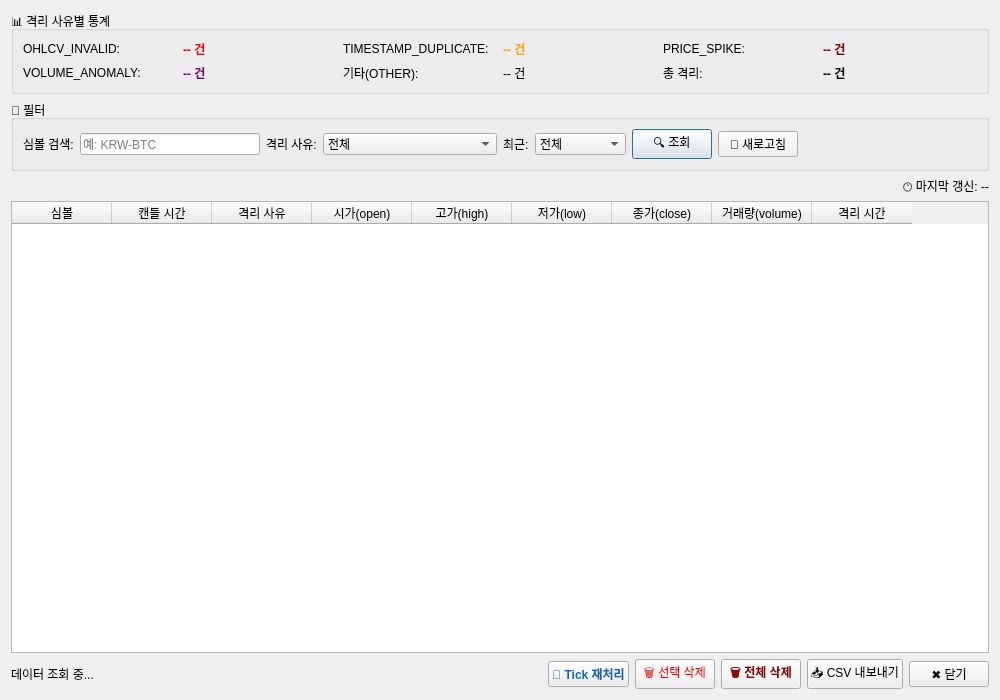
<?xml version="1.0" encoding="UTF-8"?>
<ui version="4.0">
 <class>IsolatedDetailDialog</class>
 <widget class="QDialog" name="IsolatedDetailDialog">
  <property name="geometry">
   <rect>
    <x>0</x>
    <y>0</y>
    <width>1000</width>
    <height>700</height>
   </rect>
  </property>
  <property name="windowTitle">
   <string>🔴 격리 데이터 상세 분석</string>
  </property>
  <layout class="QVBoxLayout" name="vLayout_main">

   <!-- 상단 통계 패널 -->
   <item>
    <widget class="QGroupBox" name="groupBox_reason_stats">
     <property name="title">
      <string>📊 격리 사유별 통계</string>
     </property>
     <layout class="QGridLayout" name="gridLayout_reason_stats">
      <item row="0" column="0">
       <widget class="QLabel">
        <property name="text">
         <string>OHLCV_INVALID:</string>
        </property>
       </widget>
      </item>
      <item row="0" column="1">
       <widget class="QLabel" name="label_reason_ohlcv">
        <property name="text">
         <string>-- 건</string>
        </property>
        <property name="styleSheet">
         <string notr="true">color: red; font-weight: bold;</string>
        </property>
       </widget>
      </item>
      <item row="0" column="2">
       <widget class="QLabel">
        <property name="text">
         <string>TIMESTAMP_DUPLICATE:</string>
        </property>
       </widget>
      </item>
      <item row="0" column="3">
       <widget class="QLabel" name="label_reason_ts_dup">
        <property name="text">
         <string>-- 건</string>
        </property>
        <property name="styleSheet">
         <string notr="true">color: orange; font-weight: bold;</string>
        </property>
       </widget>
      </item>
      <item row="0" column="4">
       <widget class="QLabel">
        <property name="text">
         <string>PRICE_SPIKE:</string>
        </property>
       </widget>
      </item>
      <item row="0" column="5">
       <widget class="QLabel" name="label_reason_price_spike">
        <property name="text">
         <string>-- 건</string>
        </property>
        <property name="styleSheet">
         <string notr="true">color: darkred; font-weight: bold;</string>
        </property>
       </widget>
      </item>
      <item row="1" column="0">
       <widget class="QLabel">
        <property name="text">
         <string>VOLUME_ANOMALY:</string>
        </property>
       </widget>
      </item>
      <item row="1" column="1">
       <widget class="QLabel" name="label_reason_volume">
        <property name="text">
         <string>-- 건</string>
        </property>
        <property name="styleSheet">
         <string notr="true">color: purple; font-weight: bold;</string>
        </property>
       </widget>
      </item>
      <item row="1" column="2">
       <widget class="QLabel">
        <property name="text">
         <string>기타(OTHER):</string>
        </property>
       </widget>
      </item>
      <item row="1" column="3">
       <widget class="QLabel" name="label_reason_other">
        <property name="text">
         <string>-- 건</string>
        </property>
       </widget>
      </item>
      <item row="1" column="4">
       <widget class="QLabel">
        <property name="text">
         <string>총 격리:</string>
        </property>
       </widget>
      </item>
      <item row="1" column="5">
       <widget class="QLabel" name="label_reason_total">
        <property name="text">
         <string>-- 건</string>
        </property>
        <property name="styleSheet">
         <string notr="true">font-weight: bold;</string>
        </property>
       </widget>
      </item>
     </layout>
    </widget>
   </item>

   <!-- 중단 필터 영역 -->
   <item>
    <widget class="QGroupBox" name="groupBox_filter">
     <property name="title">
      <string>🔎 필터</string>
     </property>
     <layout class="QHBoxLayout" name="hLayout_filter">
      <item>
       <widget class="QLabel">
        <property name="text">
         <string>심볼 검색:</string>
        </property>
       </widget>
      </item>
      <item>
       <widget class="QLineEdit" name="lineEdit_symbol_filter">
        <property name="placeholderText">
         <string>예: KRW-BTC</string>
        </property>
        <property name="maximumWidth">
         <number>200</number>
        </property>
       </widget>
      </item>
      <item>
       <widget class="QLabel">
        <property name="text">
         <string>격리 사유:</string>
        </property>
       </widget>
      </item>
      <item>
       <widget class="QComboBox" name="combo_reason_filter">
        <item>
         <property name="text">
          <string>전체</string>
         </property>
        </item>
        <item>
         <property name="text">
          <string>OHLCV_INVALID</string>
         </property>
        </item>
        <item>
         <property name="text">
          <string>TIMESTAMP_DUPLICATE</string>
         </property>
        </item>
        <item>
         <property name="text">
          <string>PRICE_SPIKE</string>
         </property>
        </item>
        <item>
         <property name="text">
          <string>VOLUME_ANOMALY</string>
         </property>
        </item>
        <item>
         <property name="text">
          <string>OTHER</string>
         </property>
        </item>
       </widget>
      </item>
      <item>
       <widget class="QLabel">
        <property name="text">
         <string>최근:</string>
        </property>
       </widget>
      </item>
      <item>
       <widget class="QComboBox" name="combo_period_filter">
        <item>
         <property name="text">
          <string>전체</string>
         </property>
        </item>
        <item>
         <property name="text">
          <string>최근 1시간</string>
         </property>
        </item>
        <item>
         <property name="text">
          <string>최근 24시간</string>
         </property>
        </item>
        <item>
         <property name="text">
          <string>최근 7일</string>
         </property>
        </item>
       </widget>
      </item>
      <item>
       <widget class="QPushButton" name="btn_filter_apply">
        <property name="text">
         <string>🔍 조회</string>
        </property>
       </widget>
      </item>
      <item>
       <widget class="QPushButton" name="btn_refresh">
        <property name="text">
         <string>🔄 새로고침</string>
        </property>
       </widget>
      </item>
      <item>
       <spacer name="horizontalSpacer_filter">
        <property name="orientation">
         <enum>Qt::Horizontal</enum>
        </property>
        <property name="sizeHint" stdset="0">
         <size>
          <width>40</width>
          <height>20</height>
         </size>
        </property>
       </spacer>
      </item>
     </layout>
    </widget>
   </item>

   <!-- 마지막 갱신 시각 -->
   <item>
    <widget class="QLabel" name="label_last_refresh">
     <property name="text">
      <string>🕐 마지막 갱신: --</string>
     </property>
     <property name="alignment">
      <set>Qt::AlignRight|Qt::AlignVCenter</set>
     </property>
    </widget>
   </item>

   <!-- 하단 상세 테이블 (더블클릭으로 상세 팝업) -->
   <item>
    <widget class="QTableWidget" name="table_isolated_detail">
     <property name="editTriggers">
      <set>QAbstractItemView::NoEditTriggers</set>
     </property>
     <property name="alternatingRowColors">
      <bool>true</bool>
     </property>
     <property name="selectionBehavior">
      <enum>QAbstractItemView::SelectRows</enum>
     </property>
     <property name="selectionMode">
      <enum>QAbstractItemView::ExtendedSelection</enum>
     </property>
     <property name="columnCount">
      <number>9</number>
     </property>
     <column>
      <property name="text">
       <string>심볼</string>
      </property>
     </column>
     <column>
      <property name="text">
       <string>캔들 시간</string>
      </property>
     </column>
     <column>
      <property name="text">
       <string>격리 사유</string>
      </property>
     </column>
     <column>
      <property name="text">
       <string>시가(open)</string>
      </property>
     </column>
     <column>
      <property name="text">
       <string>고가(high)</string>
      </property>
     </column>
     <column>
      <property name="text">
       <string>저가(low)</string>
      </property>
     </column>
     <column>
      <property name="text">
       <string>종가(close)</string>
      </property>
     </column>
     <column>
      <property name="text">
       <string>거래량(volume)</string>
      </property>
     </column>
     <column>
      <property name="text">
       <string>격리 시간</string>
      </property>
     </column>
    </widget>
   </item>

   <!-- 하단 버튼 -->
   <item>
    <layout class="QHBoxLayout" name="hLayout_buttons">
     <item>
      <widget class="QLabel" name="label_status">
       <property name="text">
        <string>데이터 조회 중...</string>
       </property>
      </widget>
     </item>
     <item>
      <spacer name="horizontalSpacer_buttons">
       <property name="orientation">
        <enum>Qt::Horizontal</enum>
       </property>
       <property name="sizeHint" stdset="0">
        <size>
         <width>40</width>
         <height>20</height>
        </size>
       </property>
      </spacer>
     </item>
     <item>
      <widget class="QPushButton" name="btn_reprocess_tick">
       <property name="text">
        <string>🔁 Tick 재처리</string>
       </property>
       <property name="styleSheet">
        <string notr="true">color: #1565C0; font-weight: bold;</string>
       </property>
       <property name="toolTip">
        <string>격리 사유가 'open 필드 누락'/'time 필드 누락'인 레코드를 normalize 후 staging_candles로 이동</string>
       </property>
      </widget>
     </item>
     <item>
      <widget class="QPushButton" name="btn_delete_selected">
       <property name="text">
        <string>🗑️ 선택 삭제</string>
       </property>
       <property name="styleSheet">
        <string notr="true">color: red;</string>
       </property>
      </widget>
     </item>
     <item>
      <widget class="QPushButton" name="btn_delete_all">
       <property name="text">
        <string>🗑️ 전체 삭제</string>
       </property>
       <property name="styleSheet">
        <string notr="true">color: darkred; font-weight: bold;</string>
       </property>
       <property name="toolTip">
        <string>현재 필터 조건에 해당하는 모든 레코드를 삭제합니다</string>
       </property>
      </widget>
     </item>
     <item>
      <widget class="QPushButton" name="btn_export_csv">
       <property name="text">
        <string>📥 CSV 내보내기</string>
       </property>
      </widget>
     </item>
     <item>
      <widget class="QPushButton" name="btn_close">
       <property name="text">
        <string>✖ 닫기</string>
       </property>
      </widget>
     </item>
    </layout>
   </item>

  </layout>
 </widget>
 <resources/>
 <connections/>
</ui>
